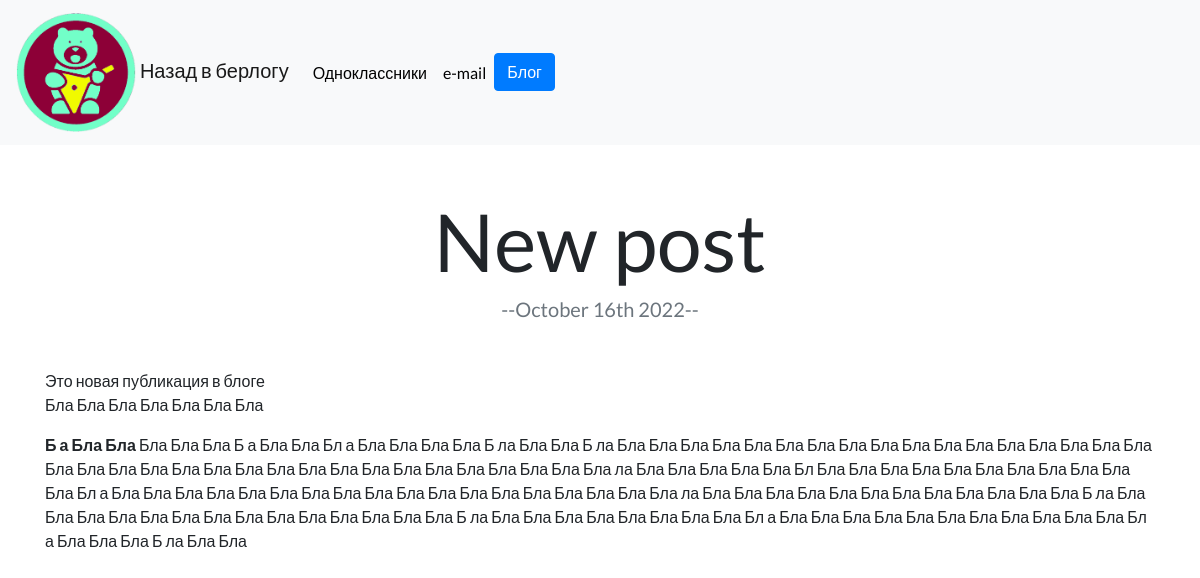
Page /blog/1/ on the committed database.
### blog/models.py (models this page shows, shortened)
class BlogPost(models.Model):
    title = models.CharField(max_length=200)
    date = models.DateField(auto_now_add=True)
    description = models.TextField()

### blog/views.py (the view)
# urls.py: path('<int:blog_id>/', views.detail, name="detail"),
def detail(request, blog_id):
    blog = get_object_or_404(BlogPost, pk=blog_id)
    return render(request, 'blog/detail.html', {'blog': blog})

### blog/templates/blog/detail.html
{% extends 'portfolio/base.html' %}
{% load static %}
{% block content %}
<h1 class="text-center mt-5" id="blogdetailtitle">{{ blog.title }}</h1>
<h5 class="text-center text-muted mb-5">--{{ blog.date|date:'F jS Y' }}--</h5>
{{ blog.description|safe }}
{% endblock %}

### portfolio/static/portfolio/custom.css (style rules this page uses)
body { font-family: 'Lato', sans-serif; }
@media (min-width: 992px) { #blogdetailtitle { font-size: 5rem; } }

### rows in the picture
BlogPost: title "New post", date "October 16th 2022", description "Это новая публикация в блоге Бла Бла Бла Бла Бла Бла Бла Б а Бла Бла Бла Бла Бла Б а Бла Бла Бл а Бла Бла Бла Бла Б ла Бла Бла Б ла Бла Бла Бла Бла Бла Бла Бла Бла Бла Бла Бла Бла Бла Бла Бла Бла Бла Бла Бла Бла Бла Бла Бла Бла Бла Бла Бла Бла Бла Бла Бла Бла Бла Бла Бла ла Бла Бла Бла Бла Бла Бл Бла Бла Бла Бла Бла Бла Бла Бла Бла Бла Бла Бл а Бла Бла Бла Бла Бла Бла Бла Бла Бла Бла Бла Бла Бла Бла Бла Бла Бла Бла ла Бла Бла Бла Бла Бла Бла Бла Бла Бла Бла Бла Бла Б ла Бла Бла Бла Бла Бла Бла Бла Бла Бла Бла Бла Бла Бла Бла Б ла Бла Бла Бла Бла Бла Бла Бла Бла Бл а Бла Бла Бла Бла Бла Бла Бла Бла Бла Бла Бла Бл а Бла Бла Бла Б ла Бла Бла"
